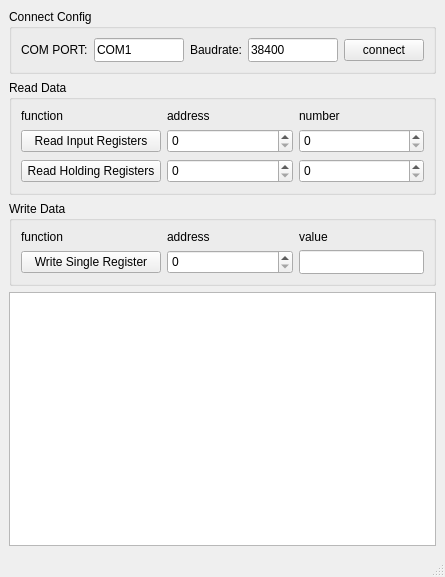
<?xml version="1.0" encoding="UTF-8"?>
<ui version="4.0">
 <class>MainWindow</class>
 <widget class="QMainWindow" name="MainWindow">
  <property name="geometry">
   <rect>
    <x>0</x>
    <y>0</y>
    <width>445</width>
    <height>577</height>
   </rect>
  </property>
  <property name="windowTitle">
   <string>MainWindow</string>
  </property>
  <widget class="QWidget" name="centralwidget">
   <layout class="QVBoxLayout" name="verticalLayout">
    <item>
     <widget class="QGroupBox" name="groupBox_3">
      <property name="title">
       <string>Connect Config</string>
      </property>
      <layout class="QHBoxLayout" name="horizontalLayout">
       <item>
        <widget class="QLabel" name="label_8">
         <property name="text">
          <string>COM PORT:</string>
         </property>
        </widget>
       </item>
       <item>
        <widget class="QLineEdit" name="inputComPort">
         <property name="minimumSize">
          <size>
           <width>45</width>
           <height>24</height>
          </size>
         </property>
         <property name="text">
          <string>COM1</string>
         </property>
        </widget>
       </item>
       <item>
        <widget class="QLabel" name="label_7">
         <property name="text">
          <string>Baudrate:</string>
         </property>
        </widget>
       </item>
       <item>
        <widget class="QLineEdit" name="inputBaudrate">
         <property name="minimumSize">
          <size>
           <width>45</width>
           <height>24</height>
          </size>
         </property>
         <property name="text">
          <string>38400</string>
         </property>
        </widget>
       </item>
       <item>
        <widget class="QPushButton" name="btnConnect">
         <property name="styleSheet">
          <string notr="true">selection-background-color: rgb(255, 255, 102);
background-color: rgb(235, 235, 235);</string>
         </property>
         <property name="text">
          <string>connect</string>
         </property>
         <property name="checkable">
          <bool>true</bool>
         </property>
        </widget>
       </item>
      </layout>
     </widget>
    </item>
    <item>
     <widget class="QGroupBox" name="groupBox">
      <property name="title">
       <string>Read Data</string>
      </property>
      <layout class="QGridLayout" name="gridLayout">
       <item row="0" column="0">
        <widget class="QLabel" name="label">
         <property name="text">
          <string>function</string>
         </property>
        </widget>
       </item>
       <item row="0" column="1">
        <widget class="QLabel" name="label_2">
         <property name="text">
          <string>address</string>
         </property>
        </widget>
       </item>
       <item row="0" column="2">
        <widget class="QLabel" name="label_3">
         <property name="text">
          <string>number</string>
         </property>
        </widget>
       </item>
       <item row="1" column="0">
        <widget class="QPushButton" name="btnReadInputRegs">
         <property name="minimumSize">
          <size>
           <width>140</width>
           <height>20</height>
          </size>
         </property>
         <property name="text">
          <string>Read Input Registers</string>
         </property>
        </widget>
       </item>
       <item row="1" column="1">
        <widget class="QSpinBox" name="spinReadInputAddr">
         <property name="minimumSize">
          <size>
           <width>45</width>
           <height>24</height>
          </size>
         </property>
        </widget>
       </item>
       <item row="1" column="2">
        <widget class="QSpinBox" name="spinReadInputNum">
         <property name="minimumSize">
          <size>
           <width>45</width>
           <height>24</height>
          </size>
         </property>
        </widget>
       </item>
       <item row="2" column="0">
        <widget class="QPushButton" name="btnReadHoldingRegs">
         <property name="minimumSize">
          <size>
           <width>140</width>
           <height>20</height>
          </size>
         </property>
         <property name="text">
          <string>Read Holding Registers</string>
         </property>
        </widget>
       </item>
       <item row="2" column="1">
        <widget class="QSpinBox" name="spinReadHoldingAddr">
         <property name="minimumSize">
          <size>
           <width>45</width>
           <height>24</height>
          </size>
         </property>
        </widget>
       </item>
       <item row="2" column="2">
        <widget class="QSpinBox" name="spinReadHoldingNum">
         <property name="minimumSize">
          <size>
           <width>45</width>
           <height>24</height>
          </size>
         </property>
        </widget>
       </item>
      </layout>
     </widget>
    </item>
    <item>
     <widget class="QGroupBox" name="groupBox_2">
      <property name="title">
       <string>Write Data</string>
      </property>
      <layout class="QGridLayout" name="gridLayout_2">
       <item row="0" column="0">
        <widget class="QLabel" name="label_4">
         <property name="text">
          <string>function</string>
         </property>
        </widget>
       </item>
       <item row="0" column="1">
        <widget class="QLabel" name="label_5">
         <property name="text">
          <string>address</string>
         </property>
        </widget>
       </item>
       <item row="0" column="2">
        <widget class="QLabel" name="label_6">
         <property name="text">
          <string>value</string>
         </property>
        </widget>
       </item>
       <item row="1" column="0">
        <widget class="QPushButton" name="btnWriteSingleReg">
         <property name="minimumSize">
          <size>
           <width>140</width>
           <height>20</height>
          </size>
         </property>
         <property name="text">
          <string>Write Single Register</string>
         </property>
        </widget>
       </item>
       <item row="1" column="1">
        <widget class="QSpinBox" name="spinWriteAddr">
         <property name="minimumSize">
          <size>
           <width>45</width>
           <height>24</height>
          </size>
         </property>
        </widget>
       </item>
       <item row="1" column="2">
        <widget class="QLineEdit" name="inputWriteValue">
         <property name="sizePolicy">
          <sizepolicy hsizetype="Minimum" vsizetype="Fixed">
           <horstretch>0</horstretch>
           <verstretch>0</verstretch>
          </sizepolicy>
         </property>
         <property name="minimumSize">
          <size>
           <width>45</width>
           <height>24</height>
          </size>
         </property>
        </widget>
       </item>
      </layout>
     </widget>
    </item>
    <item>
     <widget class="QPlainTextEdit" name="txtDisp"/>
    </item>
   </layout>
  </widget>
  <widget class="QMenuBar" name="menubar">
   <property name="geometry">
    <rect>
     <x>0</x>
     <y>0</y>
     <width>445</width>
     <height>20</height>
    </rect>
   </property>
  </widget>
  <widget class="QStatusBar" name="statusbar"/>
 </widget>
 <resources/>
 <connections/>
</ui>
